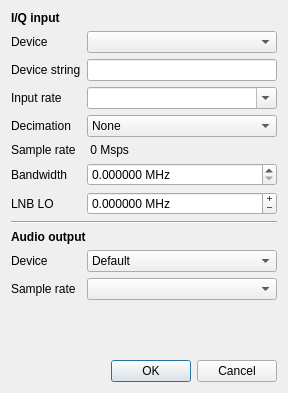
<?xml version="1.0" encoding="UTF-8"?>
<ui version="4.0">
 <class>CIoConfig</class>
 <widget class="QDialog" name="CIoConfig">
  <property name="geometry">
   <rect>
    <x>0</x>
    <y>0</y>
    <width>288</width>
    <height>393</height>
   </rect>
  </property>
  <property name="windowTitle">
   <string>Configure I/O devices</string>
  </property>
  <property name="windowIcon">
   <iconset resource="../../resources/icons.qrc">
    <normaloff>:/icons/icons/flash.svg</normaloff>:/icons/icons/flash.svg</iconset>
  </property>
  <layout class="QGridLayout" name="gridLayout">
   <item row="0" column="0" colspan="2">
    <widget class="QLabel" name="label_3">
     <property name="font">
      <font>
       <weight>75</weight>
       <bold>true</bold>
      </font>
     </property>
     <property name="text">
      <string>I/Q input</string>
     </property>
    </widget>
   </item>
   <item row="1" column="0" alignment="Qt::AlignLeft">
    <widget class="QLabel" name="inDevLabel1">
     <property name="sizePolicy">
      <sizepolicy hsizetype="Preferred" vsizetype="Preferred">
       <horstretch>0</horstretch>
       <verstretch>0</verstretch>
      </sizepolicy>
     </property>
     <property name="text">
      <string>Device</string>
     </property>
     <property name="alignment">
      <set>Qt::AlignLeading|Qt::AlignLeft|Qt::AlignVCenter</set>
     </property>
    </widget>
   </item>
   <item row="1" column="1">
    <widget class="QComboBox" name="inDevCombo">
     <property name="enabled">
      <bool>true</bool>
     </property>
     <property name="sizePolicy">
      <sizepolicy hsizetype="MinimumExpanding" vsizetype="Fixed">
       <horstretch>0</horstretch>
       <verstretch>0</verstretch>
      </sizepolicy>
     </property>
     <property name="toolTip">
      <string>Select an input device</string>
     </property>
     <property name="sizeAdjustPolicy">
      <enum>QComboBox::AdjustToContents</enum>
     </property>
     <property name="minimumContentsLength">
      <number>15</number>
     </property>
    </widget>
   </item>
   <item row="2" column="0" alignment="Qt::AlignLeft">
    <widget class="QLabel" name="inDevLabel2">
     <property name="toolTip">
      <string>Device arguments</string>
     </property>
     <property name="text">
      <string>Device string</string>
     </property>
    </widget>
   </item>
   <item row="2" column="1">
    <widget class="QLineEdit" name="inDevEdit">
     <property name="sizePolicy">
      <sizepolicy hsizetype="MinimumExpanding" vsizetype="Fixed">
       <horstretch>0</horstretch>
       <verstretch>0</verstretch>
      </sizepolicy>
     </property>
     <property name="toolTip">
      <string>&lt;html&gt;&lt;head/&gt;&lt;body&gt;&lt;p&gt;The device argument is a delimited string used to locate devices on your system. Use the device id or name (if applicable) to specify a certain device or list of devices. If left blank, the first device found will be used.&lt;/p&gt;&lt;p&gt;Examples (some arguments may be optional):&lt;/p&gt;&lt;p&gt;fcd=0&lt;br/&gt;rtl=0&lt;br/&gt;rtl=0,rtl_xtal=28.80001e6,tuner_xtal=26e6,buffers=64 ...&lt;br/&gt;rtl_tcp=127.0.0.1:1234,psize=16384&lt;br/&gt;plutosdr,uri=usb:6.36.5&lt;br/&gt;file=/path/to/file.ext,freq=428e6,rate=1e6,repeat=true,throttle=true ... &lt;/p&gt;&lt;p&gt;You can test the device strings in gnuradio-companion.&lt;/p&gt;&lt;/body&gt;&lt;/html&gt;</string>
     </property>
     <property name="text">
      <string/>
     </property>
    </widget>
   </item>
   <item row="3" column="0" alignment="Qt::AlignLeft">
    <widget class="QLabel" name="inSrLabel">
     <property name="text">
      <string>Input rate</string>
     </property>
    </widget>
   </item>
   <item row="3" column="1">
    <widget class="QComboBox" name="inSrCombo">
     <property name="sizePolicy">
      <sizepolicy hsizetype="MinimumExpanding" vsizetype="Fixed">
       <horstretch>0</horstretch>
       <verstretch>0</verstretch>
      </sizepolicy>
     </property>
     <property name="toolTip">
      <string>Select the sample rate of the input source</string>
     </property>
     <property name="editable">
      <bool>true</bool>
     </property>
    </widget>
   </item>
   <item row="4" column="0" alignment="Qt::AlignLeft">
    <widget class="QLabel" name="label">
     <property name="text">
      <string>Decimation</string>
     </property>
    </widget>
   </item>
   <item row="4" column="1">
    <widget class="QComboBox" name="decimCombo">
     <property name="sizePolicy">
      <sizepolicy hsizetype="MinimumExpanding" vsizetype="Fixed">
       <horstretch>0</horstretch>
       <verstretch>0</verstretch>
      </sizepolicy>
     </property>
     <property name="toolTip">
      <string>Input decimation</string>
     </property>
     <item>
      <property name="text">
       <string>None</string>
      </property>
     </item>
     <item>
      <property name="text">
       <string>2</string>
      </property>
     </item>
     <item>
      <property name="text">
       <string>4</string>
      </property>
     </item>
     <item>
      <property name="text">
       <string>8</string>
      </property>
     </item>
     <item>
      <property name="text">
       <string>16</string>
      </property>
     </item>
     <item>
      <property name="text">
       <string>32</string>
      </property>
     </item>
     <item>
      <property name="text">
       <string>64</string>
      </property>
     </item>
     <item>
      <property name="text">
       <string>128</string>
      </property>
     </item>
     <item>
      <property name="text">
       <string>256</string>
      </property>
     </item>
     <item>
      <property name="text">
       <string>512</string>
      </property>
     </item>
    </widget>
   </item>
   <item row="5" column="0" alignment="Qt::AlignLeft">
    <widget class="QLabel" name="label_2">
     <property name="text">
      <string>Sample rate</string>
     </property>
    </widget>
   </item>
   <item row="5" column="1">
    <widget class="QLabel" name="sampRateLabel">
     <property name="sizePolicy">
      <sizepolicy hsizetype="MinimumExpanding" vsizetype="Preferred">
       <horstretch>0</horstretch>
       <verstretch>0</verstretch>
      </sizepolicy>
     </property>
     <property name="font">
      <font>
       <weight>50</weight>
       <bold>false</bold>
      </font>
     </property>
     <property name="toolTip">
      <string>The sample rate after decimation</string>
     </property>
     <property name="text">
      <string> 0 Msps</string>
     </property>
    </widget>
   </item>
   <item row="6" column="0" alignment="Qt::AlignLeft">
    <widget class="QLabel" name="bwLabel">
     <property name="toolTip">
      <string>Analog bandwidth (leave at 0 for default)</string>
     </property>
     <property name="text">
      <string>Bandwidth</string>
     </property>
    </widget>
   </item>
   <item row="6" column="1">
    <widget class="QDoubleSpinBox" name="bwSpinBox">
     <property name="toolTip">
      <string>Analog bandwidth (leave at 0 for default)</string>
     </property>
     <property name="suffix">
      <string> MHz</string>
     </property>
     <property name="decimals">
      <number>6</number>
     </property>
     <property name="maximum">
      <double>100.000000000000000</double>
     </property>
     <property name="singleStep">
      <double>0.100000000000000</double>
     </property>
    </widget>
   </item>
   <item row="8" column="0" alignment="Qt::AlignLeft">
    <widget class="QLabel" name="loLabel">
     <property name="toolTip">
      <string>LNB LO frequency. Use negative frequency for upconverters.</string>
     </property>
     <property name="text">
      <string>LNB LO</string>
     </property>
    </widget>
   </item>
   <item row="8" column="1">
    <widget class="QDoubleSpinBox" name="loSpinBox">
     <property name="toolTip">
      <string>LNB LO frequency. Use negative frequency for upconverters.</string>
     </property>
     <property name="buttonSymbols">
      <enum>QAbstractSpinBox::PlusMinus</enum>
     </property>
     <property name="suffix">
      <string> MHz</string>
     </property>
     <property name="decimals">
      <number>6</number>
     </property>
     <property name="minimum">
      <double>-500000.000000000000000</double>
     </property>
     <property name="maximum">
      <double>500000.000000000000000</double>
     </property>
    </widget>
   </item>
   <item row="9" column="0" colspan="2">
    <widget class="Line" name="line">
     <property name="orientation">
      <enum>Qt::Horizontal</enum>
     </property>
    </widget>
   </item>
   <item row="10" column="0" colspan="2">
    <widget class="QLabel" name="label_4">
     <property name="font">
      <font>
       <weight>75</weight>
       <bold>true</bold>
      </font>
     </property>
     <property name="text">
      <string>Audio output</string>
     </property>
    </widget>
   </item>
   <item row="11" column="0" alignment="Qt::AlignLeft">
    <widget class="QLabel" name="outDevLabel">
     <property name="text">
      <string>Device</string>
     </property>
    </widget>
   </item>
   <item row="11" column="1">
    <widget class="QComboBox" name="outDevCombo">
     <property name="toolTip">
      <string>Select which device to use for audio output.
Leave it at default unless you know what you are doing.</string>
     </property>
     <property name="sizeAdjustPolicy">
      <enum>QComboBox::AdjustToContents</enum>
     </property>
     <property name="minimumContentsLength">
      <number>15</number>
     </property>
     <item>
      <property name="text">
       <string>Default</string>
      </property>
     </item>
    </widget>
   </item>
   <item row="12" column="0" alignment="Qt::AlignLeft">
    <widget class="QLabel" name="outSrLabel">
     <property name="text">
      <string>Sample rate</string>
     </property>
    </widget>
   </item>
   <item row="12" column="1">
    <widget class="QComboBox" name="outSrCombo">
     <property name="toolTip">
      <string>Select the audio sample rate</string>
     </property>
    </widget>
   </item>
   <item row="13" column="0" colspan="2">
    <spacer name="verticalSpacer">
     <property name="orientation">
      <enum>Qt::Vertical</enum>
     </property>
     <property name="sizeHint" stdset="0">
      <size>
       <width>20</width>
       <height>40</height>
      </size>
     </property>
    </spacer>
   </item>
   <item row="14" column="0" colspan="2">
    <widget class="QDialogButtonBox" name="buttonBox">
     <property name="orientation">
      <enum>Qt::Horizontal</enum>
     </property>
     <property name="standardButtons">
      <set>QDialogButtonBox::Cancel|QDialogButtonBox::Ok</set>
     </property>
    </widget>
   </item>
  </layout>
 </widget>
 <resources>
  <include location="../../resources/icons.qrc"/>
 </resources>
 <connections>
  <connection>
   <sender>buttonBox</sender>
   <signal>accepted()</signal>
   <receiver>CIoConfig</receiver>
   <slot>accept()</slot>
   <hints>
    <hint type="sourcelabel">
     <x>248</x>
     <y>254</y>
    </hint>
    <hint type="destinationlabel">
     <x>157</x>
     <y>274</y>
    </hint>
   </hints>
  </connection>
  <connection>
   <sender>buttonBox</sender>
   <signal>rejected()</signal>
   <receiver>CIoConfig</receiver>
   <slot>reject()</slot>
   <hints>
    <hint type="sourcelabel">
     <x>316</x>
     <y>260</y>
    </hint>
    <hint type="destinationlabel">
     <x>286</x>
     <y>274</y>
    </hint>
   </hints>
  </connection>
 </connections>
</ui>
